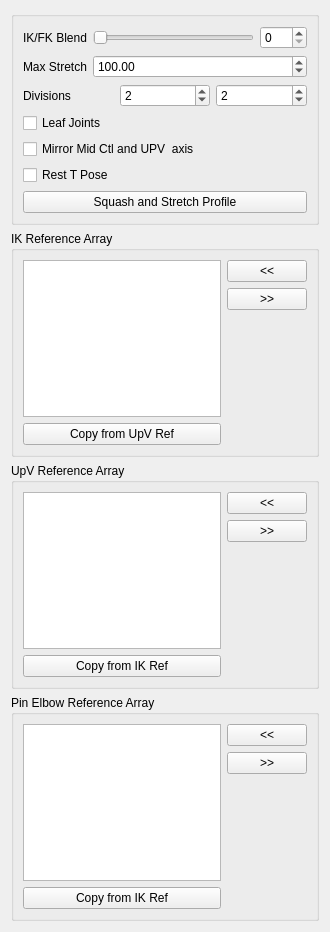
<?xml version="1.0" encoding="UTF-8"?>
<ui version="4.0">
 <class>Form</class>
 <widget class="QWidget" name="Form">
  <property name="geometry">
   <rect>
    <x>0</x>
    <y>0</y>
    <width>330</width>
    <height>932</height>
   </rect>
  </property>
  <property name="windowTitle">
   <string>Form</string>
  </property>
  <layout class="QGridLayout" name="gridLayout">
   <item row="0" column="0">
    <widget class="QGroupBox" name="groupBox">
     <property name="title">
      <string/>
     </property>
     <layout class="QGridLayout" name="gridLayout_2">
      <item row="0" column="0">
       <layout class="QVBoxLayout" name="verticalLayout">
        <item>
         <layout class="QFormLayout" name="formLayout">
          <property name="fieldGrowthPolicy">
           <enum>QFormLayout::AllNonFixedFieldsGrow</enum>
          </property>
          <item row="0" column="0">
           <widget class="QLabel" name="ikfk_label">
            <property name="text">
             <string>IK/FK Blend</string>
            </property>
           </widget>
          </item>
          <item row="0" column="1">
           <layout class="QHBoxLayout" name="horizontalLayout_3">
            <item>
             <widget class="QSlider" name="ikfk_slider">
              <property name="minimumSize">
               <size>
                <width>0</width>
                <height>15</height>
               </size>
              </property>
              <property name="maximum">
               <number>100</number>
              </property>
              <property name="orientation">
               <enum>Qt::Horizontal</enum>
              </property>
             </widget>
            </item>
            <item>
             <widget class="QSpinBox" name="ikfk_spinBox">
              <property name="maximum">
               <number>100</number>
              </property>
             </widget>
            </item>
           </layout>
          </item>
          <item row="1" column="0">
           <widget class="QLabel" name="maxStretch_label">
            <property name="sizePolicy">
             <sizepolicy hsizetype="MinimumExpanding" vsizetype="MinimumExpanding">
              <horstretch>0</horstretch>
              <verstretch>0</verstretch>
             </sizepolicy>
            </property>
            <property name="text">
             <string>Max Stretch</string>
            </property>
           </widget>
          </item>
          <item row="1" column="1">
           <widget class="QDoubleSpinBox" name="maxStretch_spinBox">
            <property name="sizePolicy">
             <sizepolicy hsizetype="MinimumExpanding" vsizetype="Fixed">
              <horstretch>0</horstretch>
              <verstretch>0</verstretch>
             </sizepolicy>
            </property>
            <property name="minimum">
             <double>1.000000000000000</double>
            </property>
            <property name="maximum">
             <double>1000.000000000000000</double>
            </property>
            <property name="value">
             <double>100.000000000000000</double>
            </property>
           </widget>
          </item>
         </layout>
        </item>
        <item>
         <layout class="QHBoxLayout" name="horizontalLayout">
          <item>
           <widget class="QLabel" name="divisions_label">
            <property name="text">
             <string>Divisions</string>
            </property>
           </widget>
          </item>
          <item>
           <widget class="QSpinBox" name="div0_spinBox">
            <property name="minimum">
             <number>0</number>
            </property>
            <property name="value">
             <number>2</number>
            </property>
           </widget>
          </item>
          <item>
           <widget class="QSpinBox" name="div1_spinBox">
            <property name="minimum">
             <number>0</number>
            </property>
            <property name="value">
             <number>2</number>
            </property>
           </widget>
          </item>
         </layout>
        </item>
        <item>
         <widget class="QCheckBox" name="leafJoints_checkBox">
          <property name="text">
           <string>Leaf Joints</string>
          </property>
         </widget>
        </item>
        <item>
         <widget class="QCheckBox" name="mirrorMid_checkBox">
          <property name="toolTip">
           <string extracomment="This option set the axis of the mid CTL (elbow) and the up vector control to move in a mirror behaviour ">This option set the axis of the mid CTL (elbow) and the up vector control to move in a mirror behaviour </string>
          </property>
          <property name="statusTip">
           <string extracomment="This option set the axis of the mid CTL (elbow) and the up vector control to move in a mirror behaviour ">This option set the axis of the mid CTL (elbow) and the up vector control to move in a mirror behaviour </string>
          </property>
          <property name="whatsThis">
           <string>This option set the axis of the mid CTL (elbow) and the up vector control to move in a mirror behaviour </string>
          </property>
          <property name="text">
           <string>Mirror Mid Ctl and UPV  axis</string>
          </property>
         </widget>
        </item>
        <item>
         <widget class="QCheckBox" name="TPoseRest_checkBox">
          <property name="toolTip">
           <string extracomment="This option set the axis of the mid CTL (elbow) and the up vector control to move in a mirror behaviour ">&lt;html&gt;&lt;head/&gt;&lt;body&gt;&lt;p&gt;If checked, the Rest pose for controls will be in T Pose&lt;/p&gt;&lt;/body&gt;&lt;/html&gt;</string>
          </property>
          <property name="statusTip">
           <string extracomment="This option set the axis of the mid CTL (elbow) and the up vector control to move in a mirror behaviour ">This option set the axis of the mid CTL (elbow) and the up vector control to move in a mirror behaviour </string>
          </property>
          <property name="whatsThis">
           <string>This option set the axis of the mid CTL (elbow) and the up vector control to move in a mirror behaviour </string>
          </property>
          <property name="text">
           <string>Rest T Pose</string>
          </property>
         </widget>
        </item>
        <item>
         <layout class="QHBoxLayout" name="horizontalLayout_2">
          <item>
           <widget class="QPushButton" name="squashStretchProfile_pushButton">
            <property name="text">
             <string>Squash and Stretch Profile</string>
            </property>
           </widget>
          </item>
         </layout>
        </item>
       </layout>
      </item>
     </layout>
    </widget>
   </item>
   <item row="1" column="0">
    <widget class="QGroupBox" name="ikRefArray_groupBox">
     <property name="title">
      <string>IK Reference Array</string>
     </property>
     <layout class="QGridLayout" name="gridLayout_3">
      <item row="0" column="0">
       <layout class="QHBoxLayout" name="ikRefArray_horizontalLayout">
        <item>
         <layout class="QVBoxLayout" name="ikRefArray_verticalLayout_1">
          <item>
           <widget class="QListWidget" name="ikRefArray_listWidget">
            <property name="dragDropOverwriteMode">
             <bool>true</bool>
            </property>
            <property name="dragDropMode">
             <enum>QAbstractItemView::InternalMove</enum>
            </property>
            <property name="defaultDropAction">
             <enum>Qt::MoveAction</enum>
            </property>
            <property name="alternatingRowColors">
             <bool>true</bool>
            </property>
            <property name="selectionMode">
             <enum>QAbstractItemView::ExtendedSelection</enum>
            </property>
            <property name="selectionRectVisible">
             <bool>false</bool>
            </property>
           </widget>
          </item>
          <item>
           <widget class="QPushButton" name="ikRefArray_copyRef_pushButton">
            <property name="text">
             <string>Copy from UpV Ref</string>
            </property>
           </widget>
          </item>
         </layout>
        </item>
        <item>
         <layout class="QVBoxLayout" name="ikRefArray_verticalLayout_2">
          <item>
           <widget class="QPushButton" name="ikRefArrayAdd_pushButton">
            <property name="text">
             <string>&lt;&lt;</string>
            </property>
           </widget>
          </item>
          <item>
           <widget class="QPushButton" name="ikRefArrayRemove_pushButton">
            <property name="text">
             <string>&gt;&gt;</string>
            </property>
           </widget>
          </item>
          <item>
           <spacer name="ikRefArray_verticalSpacer">
            <property name="orientation">
             <enum>Qt::Vertical</enum>
            </property>
            <property name="sizeHint" stdset="0">
             <size>
              <width>20</width>
              <height>40</height>
             </size>
            </property>
           </spacer>
          </item>
         </layout>
        </item>
       </layout>
      </item>
     </layout>
    </widget>
   </item>
   <item row="2" column="0">
    <widget class="QGroupBox" name="upvRefArray_groupBox">
     <property name="title">
      <string>UpV Reference Array</string>
     </property>
     <layout class="QGridLayout" name="gridLayout_5">
      <item row="0" column="0">
       <layout class="QHBoxLayout" name="upvRefArray_horizontalLayout">
        <item>
         <layout class="QVBoxLayout" name="upvRefArray_verticalLayout_1">
          <item>
           <widget class="QListWidget" name="upvRefArray_listWidget">
            <property name="dragDropOverwriteMode">
             <bool>true</bool>
            </property>
            <property name="dragDropMode">
             <enum>QAbstractItemView::InternalMove</enum>
            </property>
            <property name="defaultDropAction">
             <enum>Qt::MoveAction</enum>
            </property>
            <property name="alternatingRowColors">
             <bool>true</bool>
            </property>
            <property name="selectionMode">
             <enum>QAbstractItemView::ExtendedSelection</enum>
            </property>
            <property name="selectionRectVisible">
             <bool>false</bool>
            </property>
           </widget>
          </item>
          <item>
           <widget class="QPushButton" name="upvRefArray_copyRef_pushButton">
            <property name="text">
             <string>Copy from IK Ref</string>
            </property>
           </widget>
          </item>
         </layout>
        </item>
        <item>
         <layout class="QVBoxLayout" name="upvRefArray_verticalLayout_2">
          <item>
           <widget class="QPushButton" name="upvRefArrayAdd_pushButton">
            <property name="text">
             <string>&lt;&lt;</string>
            </property>
           </widget>
          </item>
          <item>
           <widget class="QPushButton" name="upvRefArrayRemove_pushButton">
            <property name="text">
             <string>&gt;&gt;</string>
            </property>
           </widget>
          </item>
          <item>
           <spacer name="upvRefArray_verticalSpacer">
            <property name="orientation">
             <enum>Qt::Vertical</enum>
            </property>
            <property name="sizeHint" stdset="0">
             <size>
              <width>20</width>
              <height>40</height>
             </size>
            </property>
           </spacer>
          </item>
         </layout>
        </item>
       </layout>
      </item>
     </layout>
    </widget>
   </item>
   <item row="3" column="0">
    <widget class="QGroupBox" name="pinRefArray_groupBox">
     <property name="title">
      <string>Pin Elbow Reference Array</string>
     </property>
     <layout class="QGridLayout" name="gridLayout_4">
      <item row="0" column="0">
       <layout class="QHBoxLayout" name="pinRefArray_horizontalLayout">
        <item>
         <layout class="QVBoxLayout" name="pinRefArray_verticalLayout">
          <item>
           <widget class="QListWidget" name="pinRefArray_listWidget">
            <property name="dragDropOverwriteMode">
             <bool>true</bool>
            </property>
            <property name="dragDropMode">
             <enum>QAbstractItemView::InternalMove</enum>
            </property>
            <property name="defaultDropAction">
             <enum>Qt::MoveAction</enum>
            </property>
            <property name="alternatingRowColors">
             <bool>true</bool>
            </property>
            <property name="selectionMode">
             <enum>QAbstractItemView::ExtendedSelection</enum>
            </property>
            <property name="selectionRectVisible">
             <bool>false</bool>
            </property>
           </widget>
          </item>
          <item>
           <widget class="QPushButton" name="pinRefArray_copyRef_pushButton">
            <property name="text">
             <string>Copy from IK Ref</string>
            </property>
           </widget>
          </item>
         </layout>
        </item>
        <item>
         <layout class="QVBoxLayout" name="pinRefArray_verticalLayout_2">
          <item>
           <widget class="QPushButton" name="pinRefArrayAdd_pushButton">
            <property name="text">
             <string>&lt;&lt;</string>
            </property>
           </widget>
          </item>
          <item>
           <widget class="QPushButton" name="pinRefArrayRemove_pushButton">
            <property name="text">
             <string>&gt;&gt;</string>
            </property>
           </widget>
          </item>
          <item>
           <spacer name="pinRefArray_verticalSpacer">
            <property name="orientation">
             <enum>Qt::Vertical</enum>
            </property>
            <property name="sizeHint" stdset="0">
             <size>
              <width>20</width>
              <height>40</height>
             </size>
            </property>
           </spacer>
          </item>
         </layout>
        </item>
       </layout>
      </item>
     </layout>
    </widget>
   </item>
  </layout>
 </widget>
 <resources/>
 <connections>
  <connection>
   <sender>ikfk_slider</sender>
   <signal>sliderMoved(int)</signal>
   <receiver>ikfk_spinBox</receiver>
   <slot>setValue(int)</slot>
   <hints>
    <hint type="sourcelabel">
     <x>144</x>
     <y>47</y>
    </hint>
    <hint type="destinationlabel">
     <x>220</x>
     <y>45</y>
    </hint>
   </hints>
  </connection>
  <connection>
   <sender>ikfk_spinBox</sender>
   <signal>valueChanged(int)</signal>
   <receiver>ikfk_slider</receiver>
   <slot>setValue(int)</slot>
   <hints>
    <hint type="sourcelabel">
     <x>222</x>
     <y>37</y>
    </hint>
    <hint type="destinationlabel">
     <x>182</x>
     <y>37</y>
    </hint>
   </hints>
  </connection>
 </connections>
</ui>
